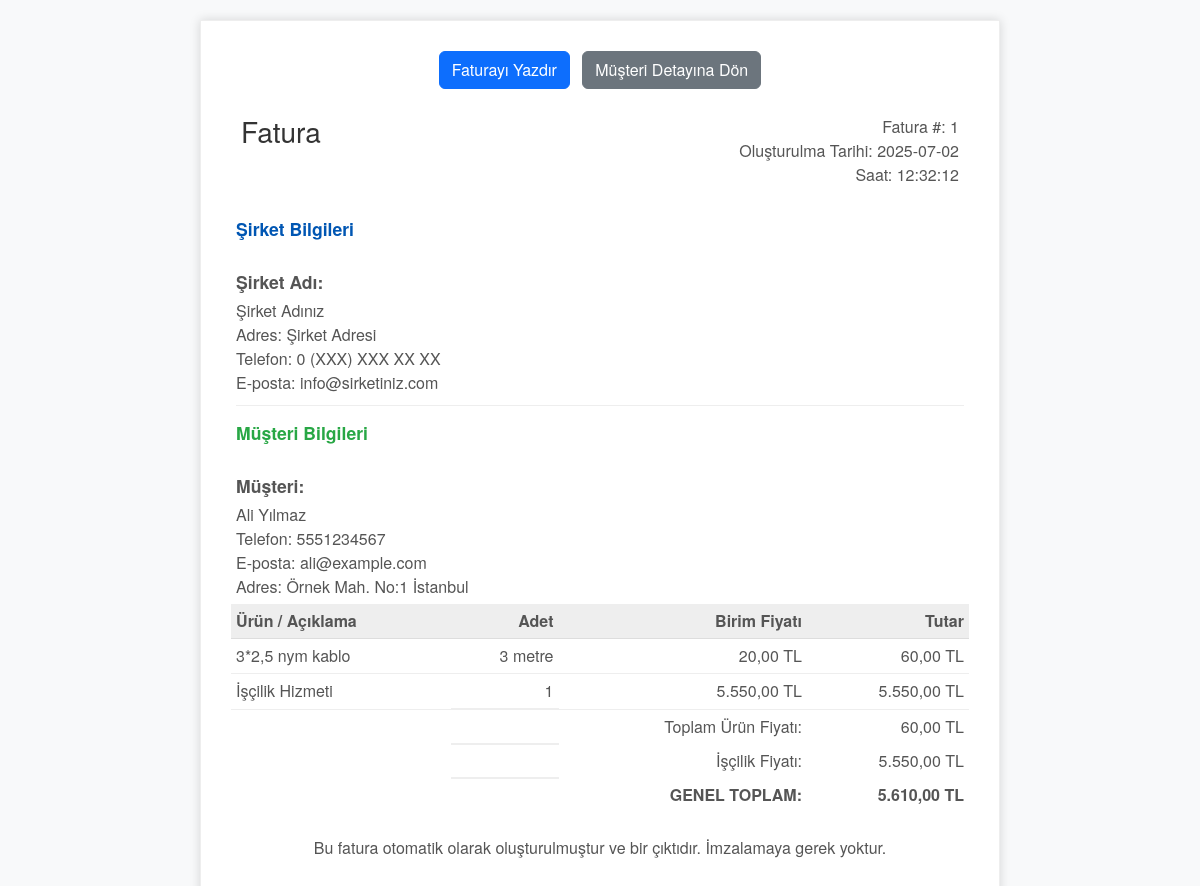
Page /fatura/1 (signed in) on the committed database.
### app.py (models this page shows)
class Satis(db.Model):
    __tablename__ = 'satislar'
    id = db.Column(db.Integer, primary_key=True)
    musteri_id = db.Column(db.Integer, db.ForeignKey('musteriler.id'), nullable=False)
    satis_tarihi = db.Column(db.String(50), nullable=False)
    toplam_urun_fiyati = db.Column(db.Float, nullable=False)
    iscilik_fiyati = db.Column(db.Float, default=0.0)
    ek_notlar = db.Column(db.Text)
    detaylar = db.relationship('SatisDetayi', backref='satis', lazy=True)

class Ayar(db.Model):
    __tablename__ = 'ayarlar'
    id = db.Column(db.Integer, primary_key=True)
    sirket_adi = db.Column(db.String(100))
    adres = db.Column(db.String(200))
    telefon = db.Column(db.String(20))
    eposta = db.Column(db.String(100))
    düsuk_stok_esigi = db.Column(db.Integer, default=10)

class Musteri(db.Model):
    __tablename__ = 'musteriler'
    id = db.Column(db.Integer, primary_key=True)
    ad_soyad = db.Column(db.String(100), nullable=False)
    telefon = db.Column(db.String(20))
    adres = db.Column(db.String(200))
    eposta = db.Column(db.String(100))
    ekleyen_kullanici_id = db.Column(db.Integer, db.ForeignKey('kullanicilar.id'))
    satislar = db.relationship('Satis', backref='musteri', lazy=True)

class SatisDetayi(db.Model):
    __tablename__ = 'satis_detaylari'
    id = db.Column(db.Integer, primary_key=True)
    satis_id = db.Column(db.Integer, db.ForeignKey('satislar.id'), nullable=False)
    urun_id = db.Column(db.Integer, db.ForeignKey('urunler.id'), nullable=False)
    satilan_adet = db.Column(db.Integer, nullable=False)
    birim_satis_fiyati = db.Column(db.Float, nullable=False)
    urun = db.relationship('Urun', backref='satis_detaylari', lazy=True)

class Urun(db.Model):
    __tablename__ = 'urunler'
    id = db.Column(db.Integer, primary_key=True)
    ad = db.Column(db.String(100), nullable=False)
    stok = db.Column(db.Integer, default=0)
    alis_fiyat = db.Column(db.Float, nullable=False)
    satis_fiyat = db.Column(db.Float, nullable=False)
    birim = db.Column(db.String(50), nullable=False)
    kategori = db.Column(db.String(50), nullable=False)

### app.py (the view)
@app.route('/fatura/<int:satis_id>')
@login_required
def fatura(satis_id):
    satis = Satis.query.get(satis_id)
    if satis is None:
        flash('Fatura bulunamadı!', 'danger')
        return redirect(url_for('anasayfa'))
    musteri = Musteri.query.get(satis.musteri_id)
    if musteri is None:
        flash('Müşteri bulunamadı!', 'danger')
        return redirect(url_for('anasayfa'))
    urun_kalemleri_raw = db.session.query(
        SatisDetayi,
        Urun.ad.label('urun_ad'), Urun.birim.label('urun_birim')
    ).join(Urun, SatisDetayi.urun_id == Urun.id)\
     .filter(SatisDetayi.satis_id == satis_id).all()
    urun_kalemleri_for_template = []
    for kalem_obj, urun_ad, urun_birim in urun_kalemleri_raw:
        kalem_dict = kalem_obj.__dict__
        kalem_dict.pop('_sa_instance_state', None)
        kalem_dict['urun_ad'] = urun_ad
        kalem_dict['urun_birim'] = urun_birim
        urun_kalemleri_for_template.append(kalem_dict)
    sirket_bilgileri = Ayar.query.first()
    if sirket_bilgileri is None:
        sirket_bilgileri = Ayar(sirket_adi='Şirket Adı Yok', adres='', telefon='', eposta='')
    kategoriler = Urun.query.with_entities(Urun.kategori).distinct().order_by(Urun.kategori).all()
    toplam_urun_fiyati = satis.toplam_urun_fiyati
    iscilik_fiyati = satis.iscilik_fiyati
    genel_toplam = toplam_urun_fiyati + iscilik_fiyati
    return render_template('fatura.html',
                           satis=satis,
                           musteri=musteri,
                           urun_kalemleri=urun_kalemleri_for_template,
                           genel_toplam=genel_toplam,
                           sirket_bilgileri=sirket_bilgileri,
                           kategoriler=kategoriler)

### app.py (called while the page is built)
@app.template_filter('format_tl')
def format_tl_filter(value):
    if value is None:
        return "0,00 TL"
    try:
        formatted_value = "{:,.2f}".format(float(value))
        return formatted_value.replace(",", "X").replace(".", ",").replace("X", ".") + " TL"
    except (ValueError, TypeError):
        return str(value) + " TL"

def login_required(f):
    @wraps(f)
    def decorated_function(*args, **kwargs):
        if 'kullanici_id' not in session:
            flash('Bu sayfaya erişmek için giriş yapmalısınız.', 'danger')
            return redirect(url_for('giris'))
        return f(*args, **kwargs)
    return decorated_function

### templates/fatura.html (shortened to what this page needs)
<!DOCTYPE html>
<html lang="tr">
<head>
    <link href="https://cdn.jsdelivr.net/npm/bootstrap@5.3.3/dist/css/bootstrap.min.css" rel="stylesheet">
    <link rel="stylesheet" href="https://cdnjs.cloudflare.com/ajax/libs/font-awesome/6.0.0-beta3/css/all.min.css" />
</head>
<body>
    <div class="invoice-box">
        <div class="row no-print mb-3">
            <div class="col-12 text-center">
                <button onclick="window.print()" class="btn btn-primary me-2">Faturayı Yazdır</button>
                <a href="{{ url_for('musteri_detay', musteri_id=satis['musteri_id']) }}" class="btn btn-secondary">Müşteri Detayına Dön</a>
            </div>
        </div>
        <table cellpadding="0" cellspacing="0">
            <tr class="top">
                <td colspan="4">
                    <table>
                        <tr>
                            <td class="title">
                                <div class="invoice-header">
                                    <h2>Fatura</h2>
                                </div>
                            </td>
                            <td class="text-right">
                                Fatura #: {{ satis['id'] }}<br>
                                Oluşturulma Tarihi: {{ satis['satis_tarihi'].split(' ')[0] }}<br>
                                Saat: {{ satis['satis_tarihi'].split(' ')[1] }}
                            </td>
                        </tr>
                    </table>
                </td>
            </tr>
            <tr class="information">
                <td colspan="4">
                    <div class="info-block">
                        <strong style="color: #0056b3;">Şirket Bilgileri</strong><br>
                        <strong>Şirket Adı:</strong> {{ sirket_bilgileri['sirket_adi'] if sirket_bilgileri and sirket_bilgileri['sirket_adi'] else 'Ayarlanmadı' }}<br>
                        Adres: {{ sirket_bilgileri['adres'] if sirket_bilgileri and sirket_bilgileri['adres'] else 'Ayarlanmadı' }}<br>
                        Telefon: {{ sirket_bilgileri['telefon'] if sirket_bilgileri and sirket_bilgileri['telefon'] else 'Ayarlanmadı' }}<br>
                        E-posta: {{ sirket_bilgileri['eposta'] if sirket_bilgileri and sirket_bilgileri['eposta'] else 'Ayarlanmadı' }}<br>
                    </div>
                    <div class="info-block last">
                        <strong style="color: #28a745;">Müşteri Bilgileri</strong><br>
                        <strong>Müşteri:</strong> {{ musteri['ad_soyad'] }}<br>
                        Telefon: {{ musteri['telefon'] if musteri['telefon'] else '-' }}<br>
                        E-posta: {{ musteri['eposta'] if musteri['eposta'] else '-' }}<br>
                        Adres: {{ musteri['adres'] if musteri['adres'] else '-' }}
                    </div>
                </td>
            </tr>
            <tr class="heading">
                <td>Ürün / Açıklama</td>
                <td class="text-right">Adet</td>
                <td class="text-right">Birim Fiyatı</td>
                <td class="text-right">Tutar</td>
            </tr>
            {% for kalem in urun_kalemleri %}
            <tr class="item">
                <td>{{ kalem['urun_ad'] }}</td>
                <td class="text-right">{{ kalem['satilan_adet'] }} {{ kalem['urun_birim'] }}</td>
                <td class="text-right">{{ kalem['birim_satis_fiyati'] | format_tl }}</td>
                <td class="text-right">{{ (kalem['satilan_adet'] * kalem['birim_satis_fiyati']) | format_tl }}</td>
            </tr>
            {% endfor %}
            {% if urun_kalemleri|length == 0 and satis['iscilik_fiyati'] > 0 %}
                <tr class="item">
                    <td>İşçilik Hizmeti</td>
                    <td class="text-right">1</td>
                    <td class="text-right">{{ satis['iscilik_fiyati'] | format_tl }}</td>
                    <td class="text-right">{{ satis['iscilik_fiyati'] | format_tl }}</td>
                </tr>
            {% elif urun_kalemleri|length > 0 and satis['iscilik_fiyati'] > 0 %}
                 <tr class="item">
                    <td>İşçilik Hizmeti</td>
                    <td class="text-right">1</td>
                    <td class="text-right">{{ satis['iscilik_fiyati'] | format_tl }}</td>
                    <td class="text-right">{{ satis['iscilik_fiyati'] | format_tl }}</td>
                </tr>
            {% endif %}
            <tr class="total">
                <td></td>
                <td></td>
                <td class="text-right">Toplam Ürün Fiyatı:</td>
                <td class="text-right">{{ satis['toplam_urun_fiyati'] | format_tl }}</td>
            </tr>
            {% if satis['iscilik_fiyati'] > 0 %}
            <tr class="total">
                <td></td>
                <td></td>
                <td class="text-right">İşçilik Fiyatı:</td>
                <td class="text-right">{{ satis['iscilik_fiyati'] | format_tl }}</td>
            </tr>
            {% endif %}
            <tr class="total">
                <td></td>
                <td></td>
                <td class="text-right"><strong>GENEL TOPLAM:</strong></td>
                <td class="text-right"><strong>{{ genel_toplam | format_tl }}</strong></td>
            </tr>
        </table>
        <p class="text-center mt-4 no-print">Bu fatura otomatik olarak oluşturulmuştur ve bir çıktıdır. İmzalamaya gerek yoktur.</p>
    </div>
</body>
</html>

### templates/fatura.html (style rules this page uses)
body { font-family: 'Segoe UI', Tahoma, Geneva, Verdana, sans-serif; background-color: #f8f9fa; color: #343a40; padding: 20px; }
.invoice-box { max-width: 800px; margin: auto; padding: 30px; border: 1px solid #eee; box-shadow: 0 0 10px rgba(0, 0, 0, .15); font-size: 16px; line-height: 24px; font-family: 'Helvetica Neue', 'Helvetica', Helvetica, Arial, sans-serif; color: #555; background-color: #fff; }
.invoice-box table { width: 100%; line-height: inherit; text-align: left; }
.invoice-box table td { padding: 5px; vertical-align: top; }
.invoice-box table tr td:nth-child(2) { text-align: right; }
.invoice-box table tr.top table td { padding-bottom: 20px; }
.invoice-box table tr.top table td.title { font-size: 45px; line-height: 45px; color: #333; }
.invoice-box table tr.heading td { background: #eee; border-bottom: 1px solid #ddd; font-weight: bold; }
.invoice-box table tr.item td { border-bottom: 1px solid #eee; }
.invoice-box table tr.total td:nth-child(2) { border-top: 2px solid #eee; font-weight: bold; }
.invoice-header { display: flex; align-items: center; margin-bottom: 20px; }
.invoice-header h2 { margin: 0; color: #333; font-size: 28px; }
.text-right { text-align: right !important; }
.info-block { margin-bottom: 15px; border-bottom: 1px solid #eee; padding-bottom: 10px; }
.info-block.last { border-bottom: none; padding-bottom: 0; margin-bottom: 0; }
.info-block strong { font-size: 1.1em; display: block; margin-bottom: 5px; }

### rows in the picture
Satis: id "1", satis_tarihi "2025-07-02", satis_tarihi "12:32:12", iscilik_fiyati "5.550,00 TL", toplam_urun_fiyati "60,00 TL"
Ayar: sirket_adi "Şirket Adınız", adres "Şirket Adresi", telefon "0 (XXX) XXX XX XX", eposta "info@sirketiniz.com"
Musteri: ad_soyad "Ali Yılmaz", telefon "5551234567", eposta "ali@example.com", adres "Örnek Mah. No:1 İstanbul"
SatisDetayi: urun_ad "3*2,5 nym kablo", satilan_adet "3", urun_birim "metre", birim_satis_fiyati "20,00 TL", birim_satis_fiyati "60,00 TL"

### other values in the picture
{{ genel_toplam | format_tl }} "5.610,00 TL"
